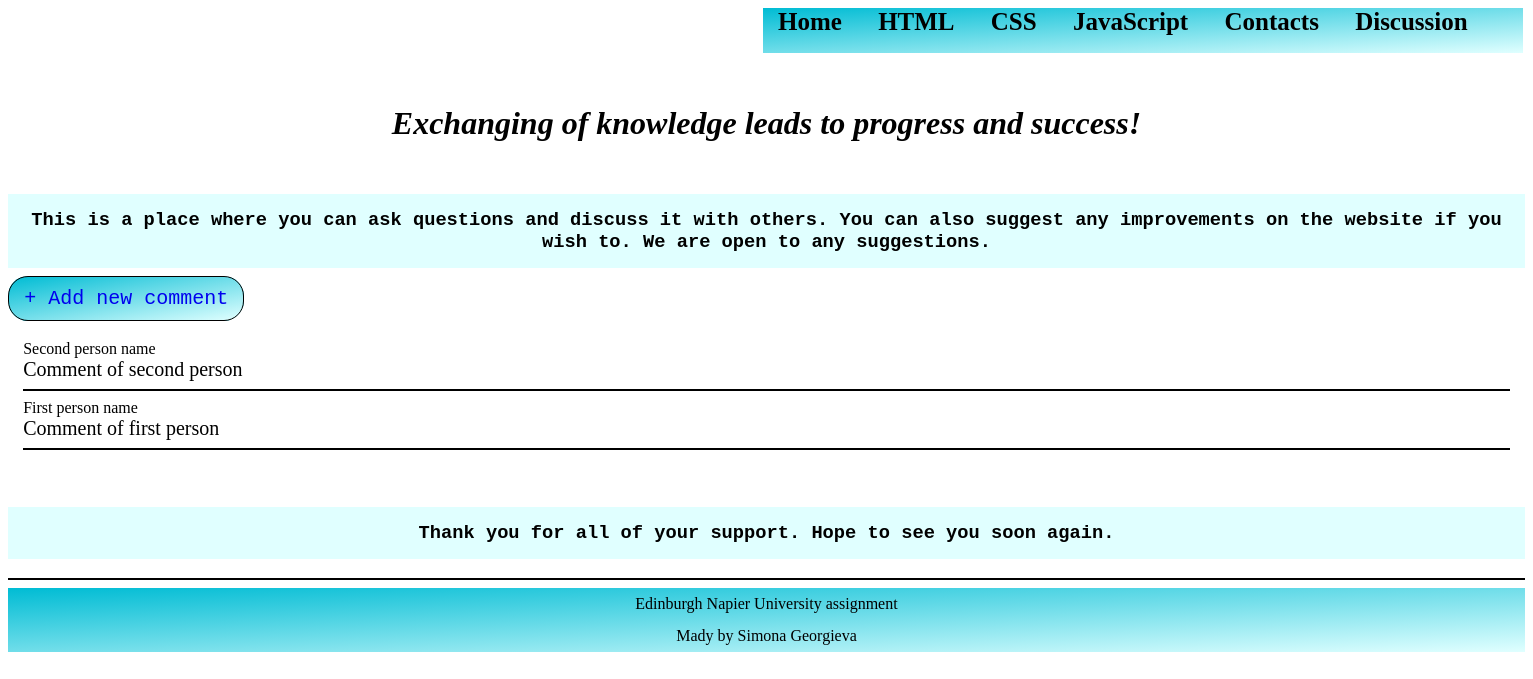
Before: /discussion/ with the older database file.
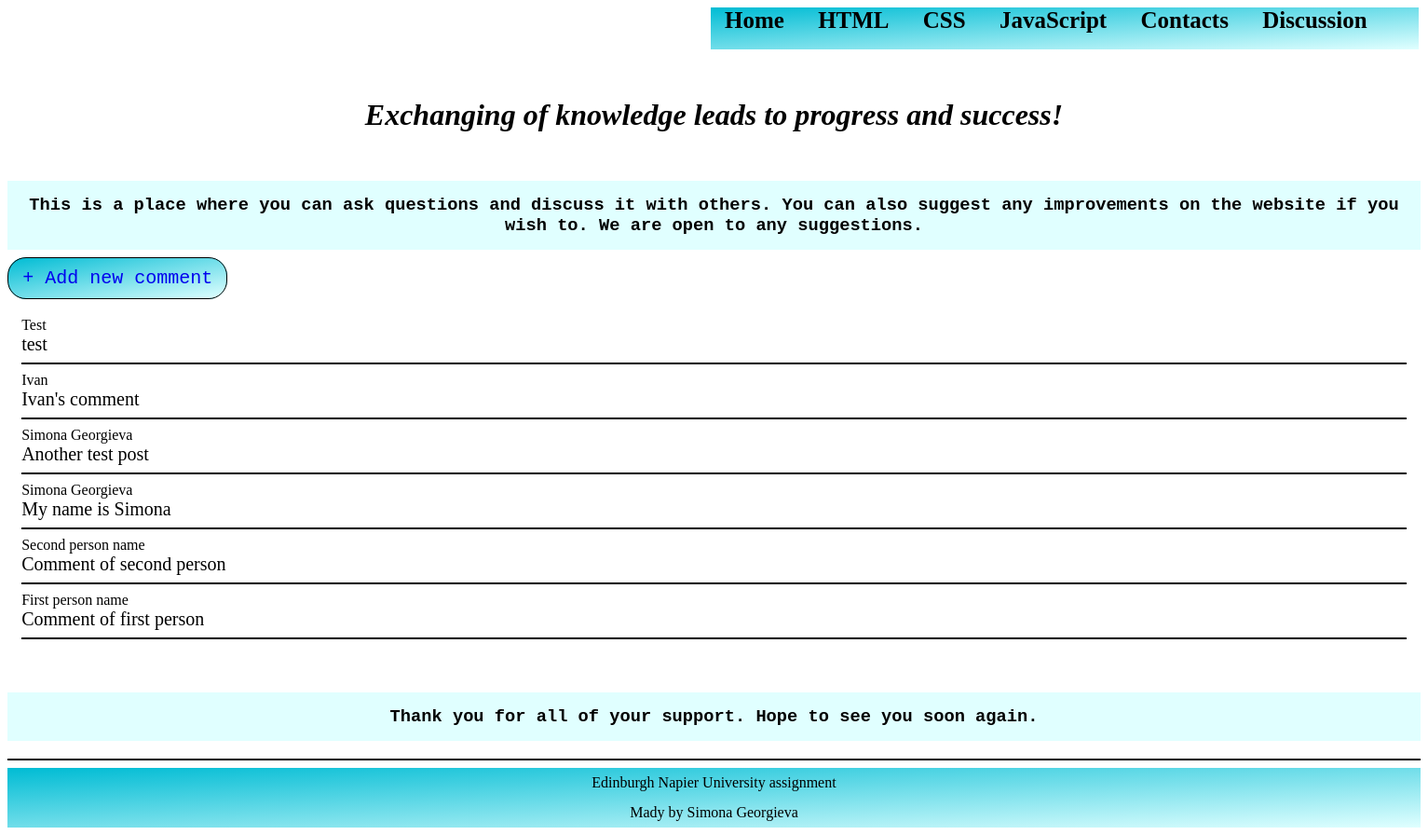
After: the same page with the newer database file.
### tables this page shows
CREATE TABLE posts (
	id INTEGER PRIMARY KEY AUTOINCREMENT,
	name TEXT NOT NULL,
	comment TEXT NOT NULL
);

### app.py (the view)
@app.route('/discussion/')
def discussion():
	conn = get_db_connection()
	posts = conn.execute('SELECT * FROM posts ORDER BY id DESC').fetchall()
	conn.close()
	return render_template('discussion.html', posts=posts)

### app.py (called while the page is built)
def get_db_connection():
	conn = sqlite3.connect('database.db')
	conn.row_factory = sqlite3.Row
	return conn

### templates/discussion.html
{% extends "master.html" %}
{% block contentHead %}
	<link rel="stylesheet" href="{{ url_for('static', filename='discussion.css') }}">
{% endblock %}
{% block content %}
	<h1><i>Exchanging of knowledge leads to progress and success!</i></h1>
	<h3>This is a place where you can ask questions and discuss it with others. You can also suggest any improvements on the website if you wish to. We are open to any suggestions.</h3>
	<a href="/create" class="add-comment">+ Add new comment</a>
	<div class="container">
	{% for post in posts %}
		<p> {{ post['name'] }} </p>
		<p class="comment"> {{ post['comment'] }} </p>
		<hr>
	{% endfor %}
	</div>
	<h3>Thank you for all of your support. Hope to see you soon again.</h3>
{% endblock %}

Changed rows visible on the page:
added posts: name "Test", comment "test"
added posts: name "Ivan", comment "Ivan's comment"
added posts: name "Simona Georgieva", comment "Another test post"
added posts: name "Simona Georgieva", comment "My name is Simona"
